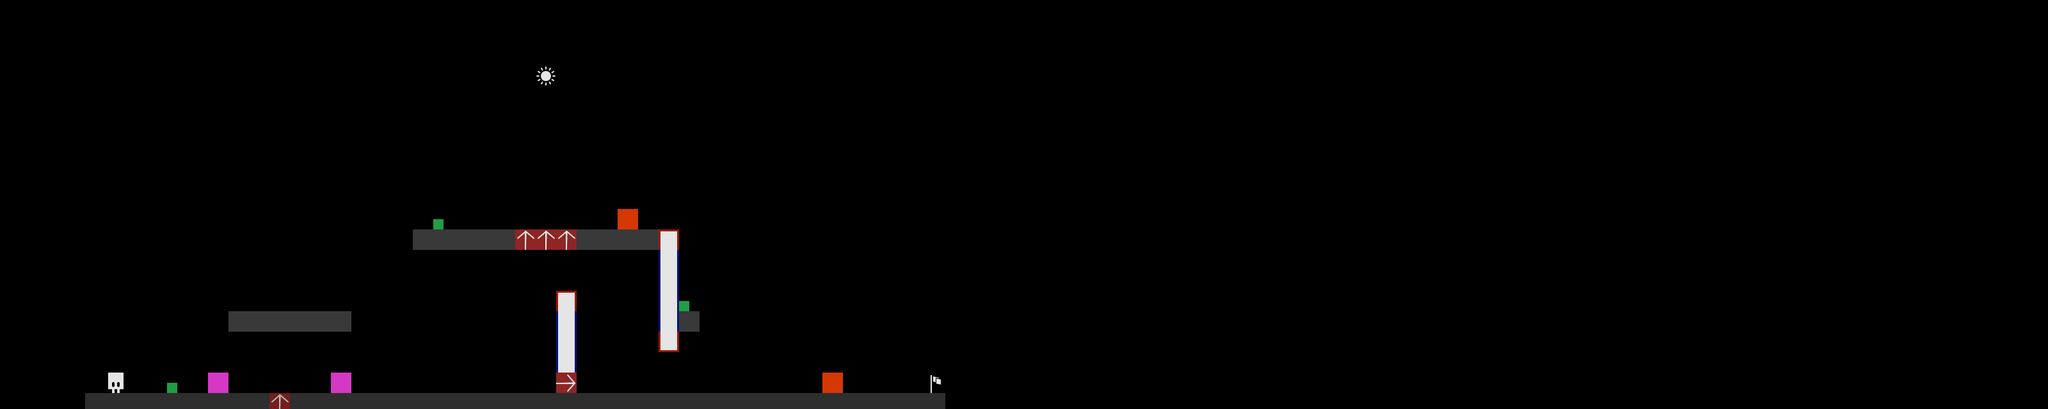

The image is a tile-based game level rendered from a .tmx file. Its description and complete source (layers, tilesets, objects, tile grids) follow:
An orthogonal 100x20 tile map with 32x32 px tiles, 1 tile layer (Tile Layer 1).

<map version="1.2" tiledversion="2019.03.13" orientation="orthogonal" renderorder="right-down" width="100" height="20" tilewidth="32" tileheight="32" infinite="0" nextlayerid="2" nextobjectid="1">
 <tileset firstgid="1" source="tiles2.tsx" />
 <layer id="1" name="Tile Layer 1" width="100" height="20" opacity="0.9" offsetx="133.333" offsety="103.03">
  <properties>
   <property name="title" value="Oh Sinnerman" />
  </properties>
  <data encoding="csv">
0,0,0,0,0,0,0,0,0,0,0,0,0,0,0,0,0,0,0,0,0,0,10,0,0,0,0,0,0,0,0,0,0,0,0,0,0,0,0,0,0,0,0,0,0,0,0,0,0,0,0,0,0,0,0,0,0,0,0,0,0,0,0,0,0,0,0,0,0,0,0,0,0,0,0,0,0,0,0,0,0,0,0,0,0,0,0,0,0,0,0,0,0,0,0,0,0,0,0,0,
0,0,0,0,0,0,0,0,0,0,0,0,0,0,0,0,0,0,0,0,0,0,0,0,0,0,0,0,0,0,0,0,0,0,0,0,0,0,0,0,0,0,0,0,0,0,0,0,0,0,0,0,0,0,0,0,0,0,0,0,0,0,0,0,0,0,0,0,0,0,0,0,0,0,0,0,0,0,0,0,0,0,0,0,0,0,0,0,0,0,0,0,0,0,0,0,0,0,0,0,
0,0,0,0,0,0,0,0,0,0,0,0,0,0,0,0,0,0,0,0,0,0,0,0,0,0,0,0,0,0,0,0,0,0,0,0,0,0,0,0,0,0,0,0,0,0,0,0,0,0,0,0,0,0,0,0,0,0,0,0,0,0,0,0,0,0,0,0,0,0,0,0,0,0,0,0,0,0,0,0,0,0,0,0,0,0,0,0,0,0,0,0,0,0,0,0,0,0,0,0,
0,0,0,0,0,0,0,0,0,0,0,0,0,0,0,0,0,0,0,0,0,0,0,0,0,0,0,0,0,0,0,0,0,0,0,0,0,0,0,0,0,0,0,0,0,0,0,0,0,0,0,0,0,0,0,0,0,0,0,0,0,0,0,0,0,0,0,0,0,0,0,0,0,0,0,0,0,0,0,0,0,0,0,0,0,0,0,0,0,0,0,0,0,0,0,0,0,0,0,0,
0,0,0,0,0,0,0,0,0,0,0,0,0,0,0,0,0,0,0,0,0,0,0,0,0,0,0,0,0,0,0,0,0,0,0,0,0,0,0,0,0,0,0,0,0,0,0,0,0,0,0,0,0,0,0,0,0,0,0,0,0,0,0,0,0,0,0,0,0,0,0,0,0,0,0,0,0,0,0,0,0,0,0,0,0,0,0,0,0,0,0,0,0,0,0,0,0,0,0,0,
0,0,0,0,0,0,0,0,0,0,0,0,0,0,0,0,0,0,0,0,0,0,0,0,0,0,0,0,0,0,0,0,0,0,0,0,0,0,0,0,0,0,0,0,0,0,0,0,0,0,0,0,0,0,0,0,0,0,0,0,0,0,0,0,0,0,0,0,0,0,0,0,0,0,0,0,0,0,0,0,0,0,0,0,0,0,0,0,0,0,0,0,0,0,0,0,0,0,0,0,
0,0,0,0,0,0,0,0,0,0,0,0,0,0,0,0,0,0,0,0,0,0,0,0,0,0,0,0,0,0,0,0,0,0,0,0,0,0,0,0,0,0,0,0,0,0,0,0,0,0,0,0,0,0,0,0,0,0,0,0,0,0,0,0,0,0,0,0,0,0,0,0,0,0,0,0,0,0,0,0,0,0,0,0,0,0,0,0,0,0,0,0,0,0,0,0,0,0,0,0,
0,0,0,0,0,0,0,0,0,0,0,0,0,0,0,0,0,11,0,0,0,0,0,0,0,0,6,0,0,0,0,0,0,0,0,0,0,0,0,0,0,0,0,0,0,0,0,0,0,0,0,0,0,0,0,0,0,0,0,0,0,0,0,0,0,0,0,0,0,0,0,0,0,0,0,0,0,0,0,0,0,0,0,0,0,0,0,0,0,0,0,0,0,0,0,0,0,0,0,0,
0,0,0,0,0,0,0,0,0,0,0,0,0,0,0,0,1,1,1,1,1,12,12,12,1,1,1,1,3,0,0,0,0,0,0,0,0,0,0,0,0,0,0,0,0,0,0,0,0,0,0,0,0,0,0,0,0,0,0,0,0,0,0,0,0,0,0,0,0,0,0,0,0,0,0,0,0,0,0,0,0,0,0,0,0,0,0,0,0,0,0,0,0,0,0,0,0,0,0,0,
0,0,0,0,0,0,0,0,0,0,0,0,0,0,0,0,0,0,0,0,0,0,0,0,0,0,0,0,2,0,0,0,0,0,0,0,0,0,0,0,0,0,0,0,0,0,0,0,0,0,0,0,0,0,0,0,0,0,0,0,0,0,0,0,0,0,0,0,0,0,0,0,0,0,0,0,0,0,0,0,0,0,0,0,0,0,0,0,0,0,0,0,0,0,0,0,0,0,0,0,
0,0,0,0,0,0,0,0,0,0,0,0,0,0,0,0,0,0,0,0,0,0,0,0,0,0,0,0,2,0,0,0,0,0,0,0,0,0,0,0,0,0,0,0,0,0,0,0,0,0,0,0,0,0,0,0,0,0,0,0,0,0,0,0,0,0,0,0,0,0,0,0,0,0,0,0,0,0,0,0,0,0,0,0,0,0,0,0,0,0,0,0,0,0,0,0,0,0,0,0,
0,0,0,0,0,0,0,0,0,0,0,0,0,0,0,0,0,0,0,0,0,0,0,3,0,0,0,0,2,11,0,0,0,0,0,0,0,0,0,0,0,0,0,0,0,0,0,0,0,0,0,0,0,0,0,0,0,0,0,0,0,0,0,0,0,0,0,0,0,0,0,0,0,0,0,0,0,0,0,0,0,0,0,0,0,0,0,0,0,0,0,0,0,0,0,0,0,0,0,0,
0,0,0,0,0,0,0,1,1,1,1,1,1,0,0,0,0,0,0,0,0,0,0,2,0,0,0,0,2,1,0,0,0,0,0,0,0,0,0,0,0,0,0,0,0,0,0,0,0,0,0,0,0,0,0,0,0,0,0,0,0,0,0,0,0,0,0,0,0,0,0,0,0,0,0,0,0,0,0,0,0,0,0,0,0,0,0,0,0,0,0,0,0,0,0,0,0,0,0,0,
0,0,0,0,0,0,0,0,0,0,0,0,0,0,0,0,0,0,0,0,0,0,0,2,0,0,0,0,4,0,0,0,0,0,0,0,0,0,0,0,0,0,0,0,0,0,0,0,0,0,0,0,0,0,0,0,0,0,0,0,0,0,0,0,0,0,0,0,0,0,0,0,0,0,0,0,0,0,0,0,0,0,0,0,0,0,0,0,0,0,0,0,0,0,0,0,0,0,0,0,
0,0,0,0,0,0,0,0,0,0,0,0,0,0,0,0,0,0,0,0,0,0,0,2,0,0,0,0,0,0,0,0,0,0,0,0,0,0,0,0,0,0,0,0,0,0,0,0,0,0,0,0,0,0,0,0,0,0,0,0,0,0,0,0,0,0,0,0,0,0,0,0,0,0,0,0,0,0,0,0,0,0,0,0,0,0,0,0,0,0,0,0,0,0,0,0,0,0,0,0,
0,5,0,0,11,0,7,0,0,0,0,0,7,0,0,0,0,0,0,0,0,0,0,15,0,0,0,0,0,0,0,0,0,0,0,0,6,0,0,0,0,8,0,0,0,0,0,0,0,0,0,0,0,0,0,0,0,0,0,0,0,0,0,0,0,0,0,0,0,0,0,0,0,0,0,0,0,0,0,0,0,0,0,0,0,0,0,0,0,0,0,0,0,0,0,0,0,0,0,0,
1,1,1,1,1,1,1,1,1,12,1,1,1,1,1,1,1,1,1,1,1,1,1,1,1,1,1,1,1,1,1,1,1,1,1,1,1,1,1,1,1,1,0,0,0,0,0,0,0,0,0,0,0,0,0,0,0,0,0,0,0,0,0,0,0,0,0,0,0,0,0,0,0,0,0,0,0,0,0,0,0,0,0,0,0,0,0,0,0,0,0,0,0,0,0,0,0,0,0,0,
0,0,0,0,0,0,0,0,0,0,0,0,0,0,0,0,0,0,0,0,0,0,0,0,0,0,0,0,0,0,0,0,0,0,0,0,0,0,0,0,0,0,0,0,0,0,0,0,0,0,0,0,0,0,0,0,0,0,0,0,0,0,0,0,0,0,0,0,0,0,0,0,0,0,0,0,0,0,0,0,0,0,0,0,0,0,0,0,0,0,0,0,0,0,0,0,0,0,0,0,
0,0,0,0,0,0,0,0,0,0,0,0,0,0,0,0,0,0,0,0,0,0,0,0,0,0,0,0,0,0,0,0,0,0,0,0,0,0,0,0,0,0,0,0,0,0,0,0,0,0,0,0,0,0,0,0,0,0,0,0,0,0,0,0,0,0,0,0,0,0,0,0,0,0,0,0,0,0,0,0,0,0,0,0,0,0,0,0,0,0,0,0,0,0,0,0,0,0,0,0,
0,0,0,0,0,0,0,0,0,0,0,0,0,0,0,0,0,0,0,0,0,0,0,0,0,0,0,0,0,0,0,0,0,0,0,0,0,0,0,0,0,0,0,0,0,0,0,0,0,0,0,0,0,0,0,0,0,0,0,0,0,0,0,0,0,0,0,0,0,0,0,0,0,0,0,0,0,0,0,0,0,0,0,0,0,0,0,0,0,0,0,0,0,0,0,0,0,0,0,0
</data>
 </layer>
</map>
